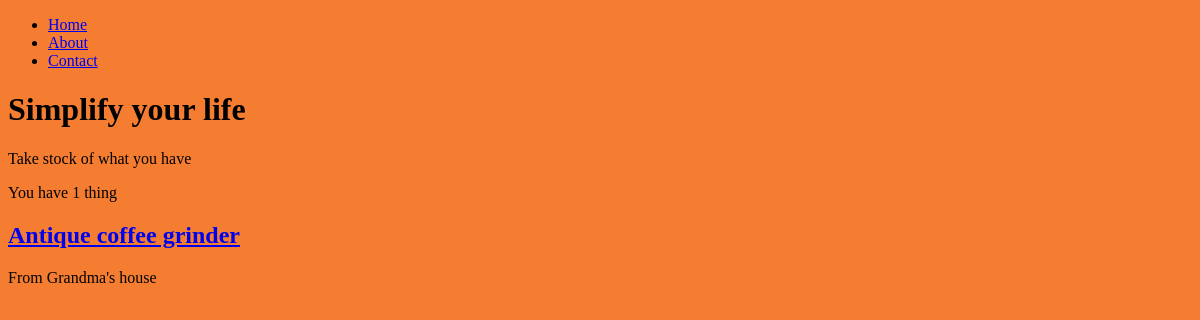
The app's page /, older data.
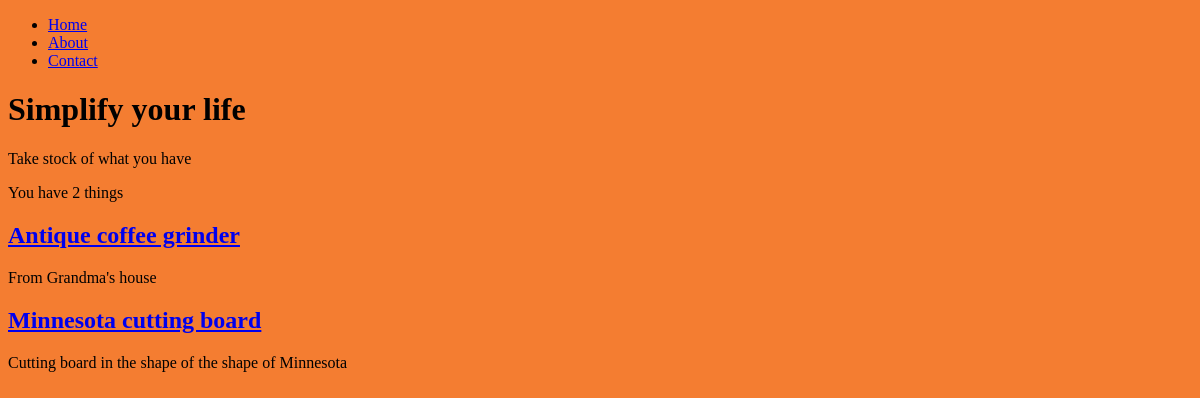
The same page, newer data.
### inventory/models.py (models this page shows)
class Thing(models.Model):
	name = models.CharField(max_length=255)
	description = models.TextField()
	slug = models.SlugField(unique=True)

### inventory/views.py (the view)
# urls.py: url(r'^$', views.index, name='home'),
def index(request):
	number = Thing.objects.count()
	things = Thing.objects.all()
	return render (request, 'index.html', {
		'number': number,
		'things': things
	})

### inventory/templates/index.html (shortened to what this page needs)
{% extends 'base.html' %}
{% block content %}
	<h1>Simplify your life</h1>
	<p>Take stock of what you have</p>
	<p>You have {{ number }} thing{{ number|pluralize }}</p>
	{% for thing in things %}
		<h2><a href="{% url 'thing_detail' slug=thing.slug %}">
			{{ thing.name }}
		</a></h2>
		<p>{{ thing.description }}</p>
	{% endfor %}
{% endblock content %}

### inventory/templates/base.html (shortened to what this page needs)
{% load staticfiles %}
<!doctype html>
<html>
<head>
	<link rel="stylesheet" href="{% static 'css/style.css' %}">
</head>
<body>
	<header>
		<nav>
			<ul>
				<li><a href="{% url 'home' %}">Home</a></li>
				<li><a href="{% url 'about' %}">About</a></li>
				<li><a href="{% url 'contact' %}">Contact</a></li>
			</ul>
		</nav>
	</header>
	{% block content %}{% endblock content %}
</body>
</html>

### inventory/static/css/style.css (style rules this page uses)
body { background-color: #F47D31; }

Row changes from the older to the newer data that the page shows:
added Thing: name "Minnesota cutting board", description "Cutting board in the shape of the shape of Minnesota"
Text that changed along with them:
{{ number }}: "1" → "2"
